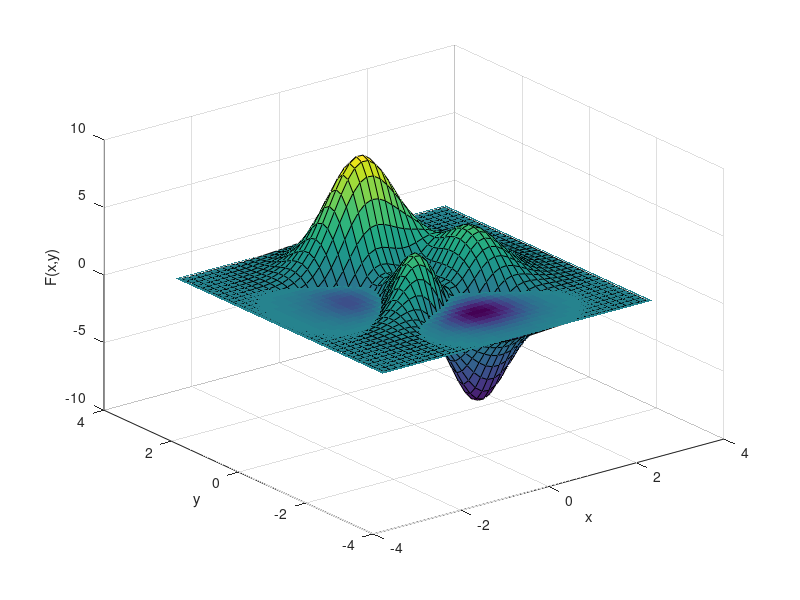
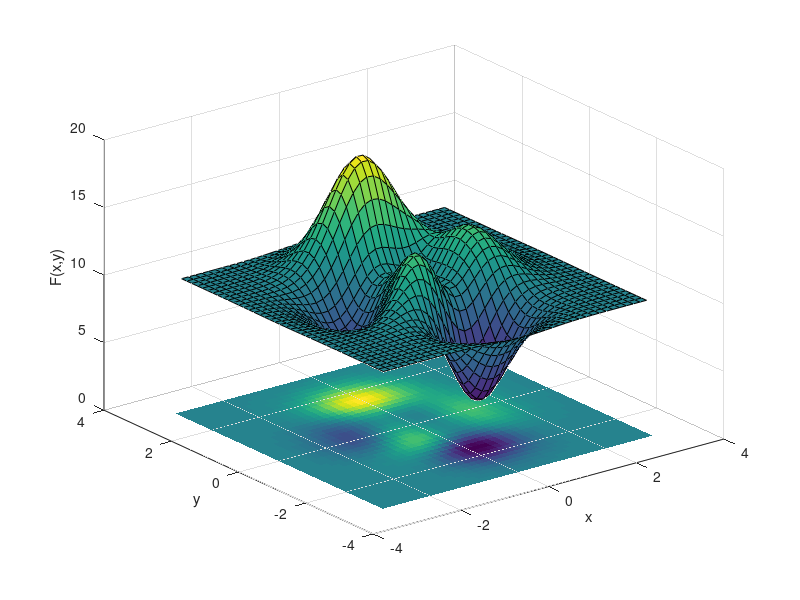

The MATLAB source for these figures, in order:
clear all
close all
clc

% Class exercises

%% Plotting

[x, y, F] = peaks(40); % load a generic function from MATLAB

x1 = x( 1, : ); % get the unique x-values
y1 = y( :, 1 ); % get the unique y-values

% plot the surface
figure;
surf(x,y,F); % surf(x-grid,y-grid, function(x,y))
hold on;
imagesc( x1, y1, F ); % imagesc(x-vector,y-vector, function(x,y))
xlabel('x'); ylabel('y'); zlabel('F(x,y)');

%% add 10 to F

F = F + 10;

% plot the surface
figure;
surf(x,y,F); % surf(x-grid,y-grid, function(x,y))
hold on;
imagesc( x1, y1, F ); % imagesc(x-vector,y-vector, function(x,y))
xlabel('x'); ylabel('y'); zlabel('F(x,y)');


%% Integration

f = @(theta) ( cos(2*theta).^(-3) ) .* sin(2*theta);

Qi = integral( f, 0, pi/6, 'AbsTol', 1.e-2 );